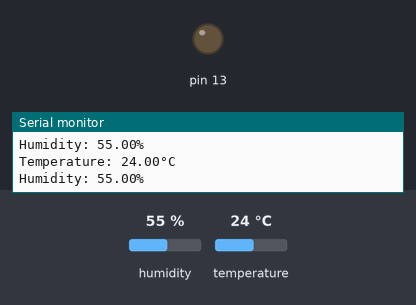
The sketch below on a simulated Arduino Uno, built with avr-gcc and run on an emulated ATmega328P. Parts: output pins drawn as LEDs (lit = HIGH), the last lines printed to the serial monitor. The test bench sets the inputs (shaded band); at power-on: temperature 24 °C, humidity 55 %.

Above: at 5.8 s.
5.9 s: temperature set to 33 °C
11.9 s: temperature set to 36 °C
At 16.3 s:
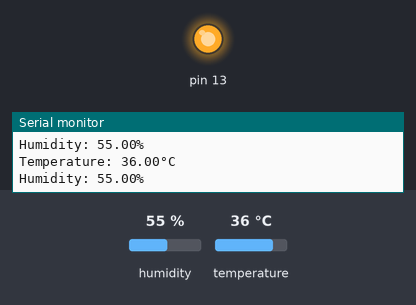
17.9 s: temperature set to 12 °C
At 21.0 s:
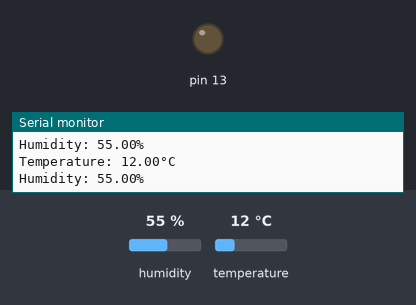
23.9 s: temperature set to 41 °C
At 25.7 s:
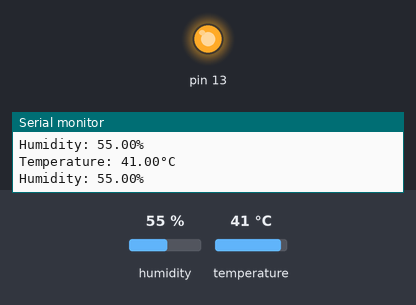
Timing chart, 0 to 27.2 s (numbered marks = the images above; inputs shaded):
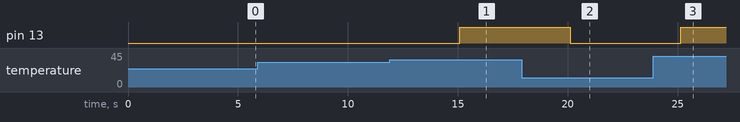

Measured:
- the behaviour switches between 34 and 35 °C on temperature (found by bisection; images 0 and 1)
- after the input at 11.9 s, pin 13: LOW → HIGH after 3.2 s
- after the input at 17.9 s, pin 13: HIGH → LOW after 2.2 s
- after the input at 23.9 s, pin 13: LOW → HIGH after 1.2 s

The sketch:

Temperature_Alert_System.ino
```cpp
#include<DHT.h>
#define DHTPIN 2
#define DHTTYPE DHT11

DHT dht(DHTPIN,DHTTYPE);

void setup()
{
  Serial.begin(9600);
  dht.begin();
  pinMode(13,OUTPUT);
}

void loop()
{
  float temp=dht.readTemperature();
  float hum=dht.readHumidity();

  Serial.print("Temperature: ");
  Serial.print(temp);
  Serial.println("°C");

  Serial.print("Humidity: ");
  Serial.print(hum);
  Serial.println("%");
  Serial.println();

  if(temp>=34.5)
  digitalWrite(13,HIGH);
  else
  digitalWrite(13,LOW);
  delay(5000);

}
```
